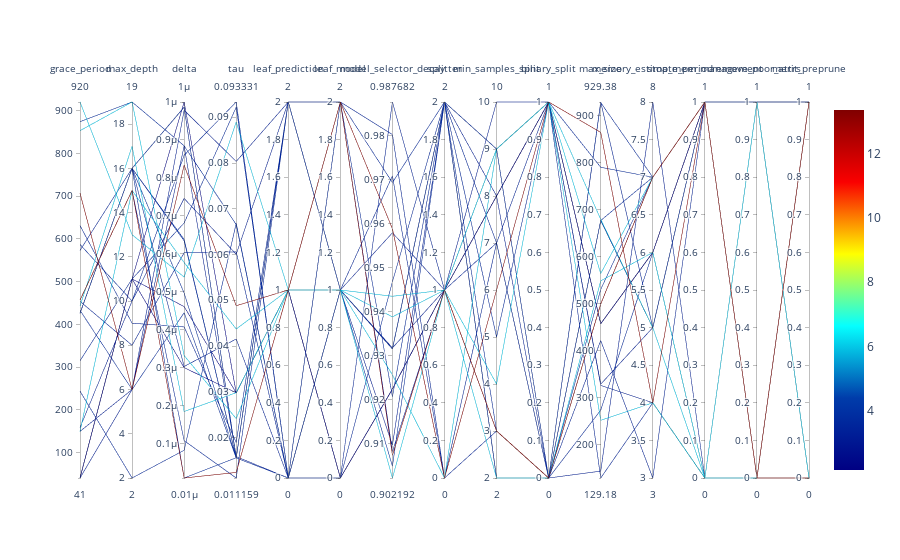

Notebook code cell kept with this figure:
### Markdown cell above
## Parallel Coordinates Plots

### Code cell
#| label: 024_parallel_plot
spot_tuner.parallel_plot()

### Figure 1 — Plotly figure (JSON) as saved in the notebook; plotly's stock layout.template omitted (floating-point values rounded to 4 significant figures)
{"data": [{"dimensions": [{"label": "grace_period", "range": [41, 920], "values": [41, 443, 315, 573, 159, 853, 920, 244, 707, 631, 454, 41, 457, 874, 150, 433, 587, 41, 150, 426, 426, 426, 457, 41, 426, 426, 426]}, {"label": "max_depth", "range": [2, 19], "values": [6, 17, 11, 16, 10, 19, 13, 2, 6, 9, 8, 11, 15, 19, 15, 6, 10, 11, 6, 16, 16, 16, 15, 11, 16, 16, 16]}, {"label": "delta", "range": [1e-08, 1e-06], "values": [9.782e-07, 1.85e-07, 6.814e-07, 3.038e-07, 7.46e-07, 3.324e-07, 5.391e-07, 8.308e-08, 8.337e-07, 4.078e-07, 6.031e-07, 4.613e-07, 1.083e-07, 8.847e-07, 5.773e-07, 4.451e-07, 8.596e-07, 3.006e-07, 8.843e-07, 9.864e-07, 9.864e-07, 1e-08, 1e-08, 1e-06, 6.345e-07, 4.966e-07, 6.381e-07]}, {"label": "tau", "range": [0.01116, 0.09333], "values": [0.08034, 0.02981, 0.0922, 0.04153, 0.06006, 0.02413, 0.08894, 0.06681, 0.04881, 0.01892, 0.06057, 0.02979, 0.01116, 0.06655, 0.04372, 0.01554, 0.09333, 0.02979, 0.01584, 0.01555, 0.01555, 0.01559, 0.01238, 0.02976, 0.01556, 0.01556, 0.01556]}, {"label": "leaf_prediction", "range": [0, 2], "values": [2, 1, 0, 0, 2, 1, 1, 0, 1, 2, 0, 1, 2, 0, 1, 0, 0, 1, 0, 2, 2, 2, 1, 1, 2, 2, 2]}, {"label": "leaf_model", "range": [0, 2], "values": [1, 1, 0, 0, 1, 1, 1, 2, 2, 2, 1, 0, 2, 1, 1, 1, 2, 0, 1, 1, 1, 1, 2, 0, 1, 1, 1]}, {"label": "model_selector_decay", "range": [0.9022, 0.9877], "values": [0.9097, 0.9435, 0.9468, 0.9877, 0.9318, 0.9022, 0.9256, 0.9694, 0.9588, 0.9803, 0.9709, 0.9224, 0.9082, 0.9049, 0.9388, 0.9315, 0.9207, 0.9224, 0.9579, 0.9315, 0.9315, 0.9315, 0.9074, 0.9224, 0.9316, 0.9315, 0.9315]}, {"label": "splitter", "range": [0, 2], "values": [2, 1, 2, 1, 1, 1, 0, 2, 0, 0, 0, 1, 1, 2, 1, 2, 2, 1, 1, 2, 2, 2, 1, 1, 2, 2, 2]}, {"label": "min_samples_split", "range": [2, 10], "values": [8, 2, 7, 7, 9, 4, 9, 5, 6, 3, 7, 8, 3, 9, 9, 9, 3, 8, 10, 2, 2, 2, 3, 8, 2, 2, 2]}, {"label": "binary_split", "range": [0, 1], "values": [0, 0, 0, 0, 1, 1, 1, 1, 1, 0, 1, 1, 0, 0, 1, 0, 0, 1, 1, 0, 0, 0, 0, 1, 0, 0, 0]}, {"label": "max_size", "range": [129.2, 929.4], "values": [143.8, 548.7, 273.6, 421.5, 326.3, 564.3, 679.7, 790.4, 864.6, 929.4, 129.2, 457.4, 499.6, 530.5, 251.9, 677.2, 928.1, 457.4, 328.9, 677.2, 677.2, 677.2, 499.6, 457.4, 677.2, 677.2, 677.2]}, {"label": "memory_estimate_period", "range": [3, 8], "values": [8, 6, 6, 3, 4, 7, 5, 7, 4, 5, 4, 6, 7, 7, 4, 7, 7, 6, 5, 5, 5, 5, 7, 6, 5, 5, 5]}, {"label": "stop_mem_management", "range": [0, 1], "values": [0, 0, 0, 1, 0, 1, 0, 1, 1, 1, 0, 1, 1, 1, 0, 1, 1, 1, 1, 1, 1, 1, 1, 1, 1, 1, 1]}, {"label": "remove_poor_attrs", "range": [0, 1], "values": [0, 1, 0, 1, 1, 0, 0, 1, 0, 1, 0, 1, 0, 1, 0, 1, 0, 1, 0, 0, 0, 0, 0, 1, 0, 0, 0]}, {"label": "merit_preprune", "range": [0, 1], "values": [1, 0, 1, 1, 0, 0, 0, 1, 0, 1, 0, 0, 1, 0, 1, 0, 1, 0, 1, 0, 0, 0, 1, 0, 0, 0, 0]}], "line": {"cmax": 13.36, "cmin": 2.158, "color": [3.237, 5.961, 3.55, 3.363, 3.198, 5.987, 5.952, 3.584, 13.36, 3.386, 3.39, 2.238, 3.431, 3.664, 5.93, 3.637, 3.573, 2.238, 3.189, 3.655, 3.655, 3.655, 13.35, 2.158, 3.655, 3.655, 3.655], "colorscale": [[0, "rgb(0,0,131)"], [0.2, "rgb(0,60,170)"], [0.4, "rgb(5,255,255)"], [0.6, "rgb(255,255,0)"], [0.8, "rgb(250,0,0)"], [1, "rgb(128,0,0)"]], "showscale": true}, "type": "parcoords"}], "layout": {}}
